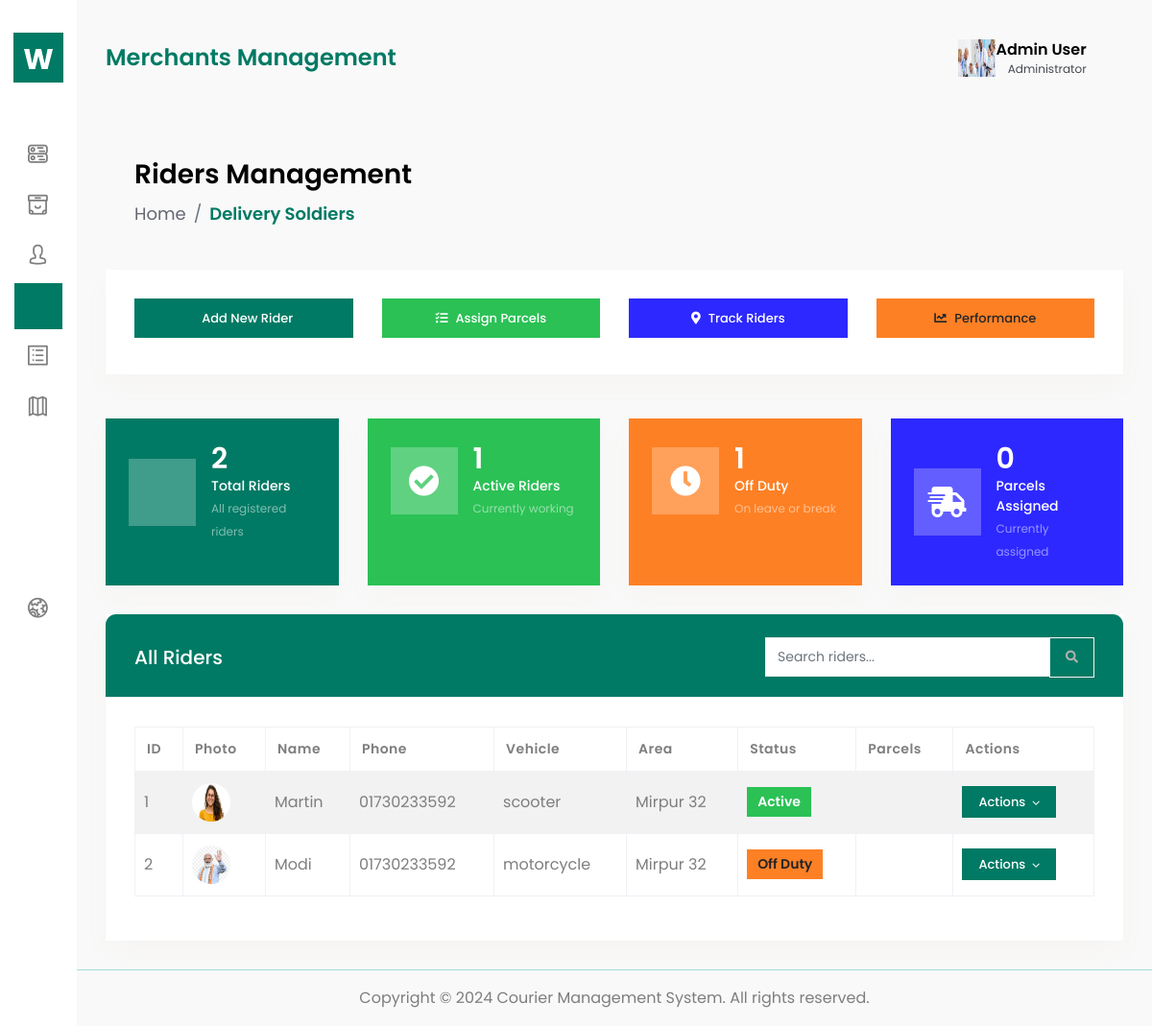
/user/soldier/, run on the app's committed database.
### accounts/models.py (models this page shows, shortened)
class DeliverySoldier(models.Model):
    STATUS_CHOICES=(
        ("active","active"),
        ("off_duty","off_duty"),
        ("suspended","suspended"),
    )
    soldiers_id = models.AutoField(primary_key=True)
    soldiers_parcel_id = models.ForeignKey('parcels.Parcel', on_delete=models.CASCADE, blank=True, null=True)
    soldiers_area_id = models.ForeignKey('logistics.Area', on_delete=models.CASCADE)
    photo=models.ImageField(upload_to="soldier/", default="soldier/default.png", null=True, blank=True)
    soldiers_name = models.CharField(max_length=100)
    soldiers_phone = models.CharField(max_length=20)
    soldiers_nid = models.IntegerField(unique=True)  # National ID
    soldiers_email = models.EmailField(unique=True)
    soldiers_username = models.CharField(max_length=50, unique=True)
    soldiers_address=models.TextField()
    soldiers_password_hash = models.CharField(max_length=255)
    status=models.CharField(max_length=20, choices=STATUS_CHOICES, default="active")
    soldiers_Blood_group=models.CharField(max_length=10, null=True, blank=True)
    soldiers_dob=models.DateField(default=datetime.date.today)
    soldiers_gender=models.CharField(max_length=20,choices=(("male","male"), ("female","female"), ("others","others")))
    created_at = models.DateTimeField(auto_now_add=True)
    updated_at = models.DateTimeField(auto_now=True)
    soldiers_vehicle_type = models.CharField(max_length=50, choices=[
        ("motorcycle", "motorcycle"),
        ("scooter", "scooter"),
        ("bicycle", "bicycle"),
        ("car", "car"),
    ], default="motorcycle")
    soldiers_vehicle_brand = models.CharField(max_length=100, blank=True, null=True)
    soldiers_vehicle_number = models.CharField(max_length=50, blank=True, null=True)  # License plate
    license_expiry = models.DateField(null=True, blank=True)
    insurance_status = models.BooleanField(default=True, blank=True, null=True)  # True = valid, False = expired
    insurance_expiry = models.DateField(null=True,blank=True )

### logistics/models.py (models this page shows)
class Area(models.Model):
    area_id=models.AutoField(primary_key=True)
    area_name=models.CharField(max_length=100)
    area_district=models.CharField(max_length=20,null=True,blank=True)
    area_station=models.CharField(max_length=50, null=True,blank=True)
    area_price=models.DecimalField(max_digits=20, decimal_places=2)
    area_category=models.CharField(max_length=50, choices=[("dhaka_city","dhaka_city"),("sub-city","sub_city"),("outside_dhaka","outside_dhaka"),], default="sub-city")
    def __str__(self):
        return self.area_name

### accounts/views.py (the view)
# urls.py: path('soldier/', views.soldier,name='soldier'),
def soldier(request):
    soldiers = (
        DeliverySoldier.objects
        .select_related("soldiers_area_id")
        .prefetch_related("parcels")
    )
    total_soldiers = soldiers.count()
    active_soldiers = soldiers.filter(status="active").count()
    off_duty = soldiers.filter(status="off_duty").count()
    suspended = soldiers.filter(status="suspended").count()
    total_parcels = soldiers.aggregate(total=Count("soldiers_parcel_id"))["total"] or 0
    context = {
        "soldiers": soldiers,
        "total_soldiers": total_soldiers,
        "active_soldiers": active_soldiers,
        "off_duty": off_duty,
        "suspended": suspended,
        "total_parcels": total_parcels,
    }
    return render(request, "accounts/soldier.html", context)

### accounts/templates/accounts/soldier.html (shortened to what this page needs)
{%extends 'base.html'%}
{%block content%}
        <div class="content-body">
            <div class="container-fluid">
                <div class="row page-titles mx-0">
                    <div class="col-sm-6 p-md-0">
                        <div class="welcome-text">
                            <h4>Riders Management</h4>
                        </div>
                    </div>
                    <div class="col-sm-6 p-md-0 justify-content-sm-end mt-2 mt-sm-0 d-flex">
                        <ol class="breadcrumb">
                            <li class="breadcrumb-item"><a href="{% url "dashboard"%}">Home</a></li>
                            <li class="breadcrumb-item active"><a href="{% url "soldier"%}">Delivery Soldiers</a></li>
                        </ol>
                    </div>
                </div>
                <div class="row mb-3">
                    <div class="col-12">
                        <div class="card">
                            <div class="card-body">
                                <div class="row">
                                    <div class="col-md-3 mb-2">
                                        <a href="{% url 'add_soldier'%}" class="btn btn-primary btn-block">
                                            Add New Rider
                                        </a>
                                    </div>
                                    <div class="col-md-3 mb-2">
                                        <a href="rider-assignments.html" class="btn btn-success btn-block">
                                            <i class="fas fa-tasks mr-2"></i>Assign Parcels
                                        </a>
                                    </div>
                                    <div class="col-md-3 mb-2">
                                        <a href="rider-tracking.html" class="btn btn-info btn-block">
                                            <i class="fas fa-map-marker-alt mr-2"></i>Track Riders
                                        </a>
                                    </div>
                                    <div class="col-md-3 mb-2">
                                        <a href="rider-performance.html" class="btn btn-warning btn-block">
                                            <i class="fas fa-chart-line mr-2"></i>Performance
                                        </a>
                                    </div>
                                </div>
                            </div>
                        </div>
                    </div>
                </div>
                <div class="row">
                    <div class="col-xl-3 col-lg-6 col-sm-6">
                        <div class="widget-stat card bg-primary">
                            <div class="card-body p-4">
                                <div class="media ai-icon">
                                    <span class="mr-3 ai-icon">
                                    </span>
                                    <div class="media-body">
                                        <h3 class="mb-0 text-white">{{total_soldiers}}</h3>
                                        <p class="mb-0 text-white">Total Riders</p>
                                        <small class="text-white-50">All registered riders</small>
                                    </div>
                                </div>
                            </div>
                        </div>
                    </div>
                    <div class="col-xl-3 col-lg-6 col-sm-6">
                        <div class="widget-stat card bg-success">
                            <div class="card-body p-4">
                                <div class="media ai-icon">
                                    <span class="mr-3 ai-icon">
                                        <i class="fas fa-check-circle text-white"></i>
                                    </span>
                                    <div class="media-body">
                                        <h3 class="mb-0 text-white">{{active_soldiers}}</h3>
                                        <p class="mb-0 text-white">Active Riders</p>
                                        <small class="text-white-50">Currently working</small>
                                    </div>
                                </div>
                            </div>
                        </div>
                    </div>
                    <div class="col-xl-3 col-lg-6 col-sm-6">
                        <div class="widget-stat card bg-warning">
                            <div class="card-body p-4">
                                <div class="media ai-icon">
                                    <span class="mr-3 ai-icon">
                                        <i class="fas fa-clock text-white"></i>
                                    </span>
                                    <div class="media-body">
                                        <h3 class="mb-0 text-white">{{off_duty}}</h3>
                                        <p class="mb-0 text-white">Off Duty</p>
                                        <small class="text-white-50">On leave or break</small>
                                    </div>
                                </div>
                            </div>
                        </div>
                    </div>
                    <div class="col-xl-3 col-lg-6 col-sm-6">
                        <div class="widget-stat card bg-info">
                            <div class="card-body p-4">
                                <div class="media ai-icon">
                                    <span class="mr-3 ai-icon">
                                        <i class="fas fa-shipping-fast text-white"></i>
                                    </span>
                                    <div class="media-body">
                                        <h3 class="mb-0 text-white">{{total_parcels}}</h3>
                                        <p class="mb-0 text-white">Parcels Assigned</p>
                                        <small class="text-white-50">Currently assigned</small>
                                    </div>
                                </div>
                            </div>
                        </div>
                    </div>
                </div>
                <div class="row">
                    <div class="col-12">
                        <div class="card">
                            <div class="card-header bg-primary">
                                <h4 class="card-title text-white mb-0">All Riders</h4>
                                <div class="card-tools">
                                    <div class="input-group">
                                        <input type="text" class="form-control" placeholder="Search riders..." >
                                        <div class="input-group-append">
                                            <button class="btn btn-outline-light" type="button">
                                                <i class="fas fa-search"></i>
                                            </button>
                                        </div>
                                    </div>
                                </div>
                            </div>
                            <div class="card-body">
                                <div class="table-responsive">
                                    <table id="ridersTable" class="table table-striped table-bordered">
                                        <thead>
                                            <tr>
                                                <th>ID</th>
                                                <th>Photo</th>
                                                <th>Name</th>
                                                <th>Phone</th>
                                                <th>Vehicle</th>
                                                <th>Area</th>
                                                <th>Status</th>
                                                <th>Parcels</th>
                                                <th>Actions</th>
                                            </tr>
                                        </thead>
                                        <tbody>
                                            {% for soldier in soldiers %}
                                            <tr>
                                                <td>{{soldier.soldiers_id}}</td>
                                                <td><img src="{{soldier.photo.url}}" width="40" height="40" class="rounded-circle"></td>
                                                <td>{{soldier.soldiers_name}}</td>
                                                <td>{{soldier.soldiers_phone}}</td>
                                                <td>{{soldier.soldiers_vehicle_type}}</td>
                                                <td>{{ soldier.soldiers_area_id }}</td>
                                                <td>
                                                     {% if soldier.status == "active" %}
                                                             <span class="badge badge-success">Active</span>
                                                     {% elif soldier.status == "off_duty" %}
                                                             <span class="badge badge-warning">Off Duty</span>
                                                     {% else %}
                                                             <span class="badge badge-danger">Suspended</span>
                                                    {% endif %}
                                                </td>
                                                <td>
                                                </td>
                                                <td>
                                                    <div class="dropdown">
                                                        <button class="btn btn-primary btn-sm dropdown-toggle" type="button" data-toggle="dropdown">
                                                            Actions
                                                        </button>
                                                    </div>
                                                </td>
                                            </tr>
                                            {%endfor%}
                                        </tbody>
                                    </table>
                                </div>
                            </div>
                        </div>
                    </div>
                </div>
            </div>
        </div>
{%endblock%}

### static/assets/css/custom-primary.css (style rules this page uses)
:root { --primary-color: #007A64; --primary-dark: #005a4a; --primary-light: #00A885; --primary-lighter: #e8f8f5; --primary-border: #a8ddd0; --accent-yellow: #FFD700; --accent-yellow-light: #FFF176; --accent-yellow-dark: #FFC107; --warning-yellow: #FF9800; --gradient-primary: linear-gradient(135deg, var(--primary-color) 0%, var(--primary-light) 100%); --gradient-accent: linear-gradient(135deg, var(--accent-yellow) 0%, var(--accent-yellow-dark) 100%); --gradient-combined: linear-gradient(135deg, var(--primary-color) 0%, var(--accent-yellow) 100%); }
.btn-primary { background-color: var(--primary-color) !important; border-color: var(--primary-color) !important; }
.bg-primary { background-color: var(--primary-color) !important; }
a { color: var(--primary-color); }
.card .btn-primary { background-color: var(--primary-color) !important; border-color: var(--primary-color) !important; }
.breadcrumb-item.active { color: var(--primary-color) !important; }

### data on the page
DeliverySoldier: soldiers_id "1", photo (picture), soldiers_name "Martin", soldiers_phone "01730233592", soldiers_vehicle_type "scooter", soldiers_area_id "Mirpur 32", status "Active"
DeliverySoldier: soldiers_id "2", photo (picture), soldiers_name "Modi", soldiers_phone "01730233592", soldiers_vehicle_type "motorcycle", soldiers_area_id "Mirpur 32", status "Off Duty"

### other printed values
{{ total_soldiers }} "2"
{{ active_soldiers }} "1"
{{ off_duty }} "1"
{{ total_parcels }} "0"
